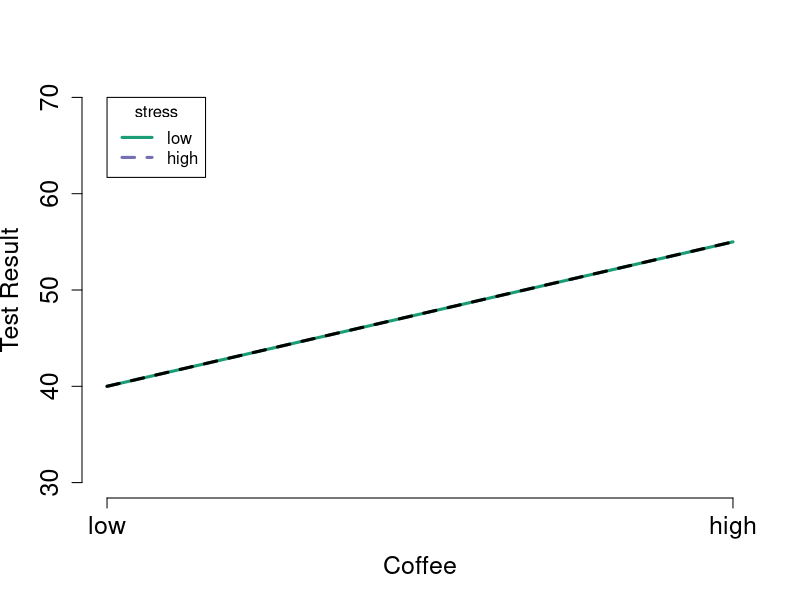
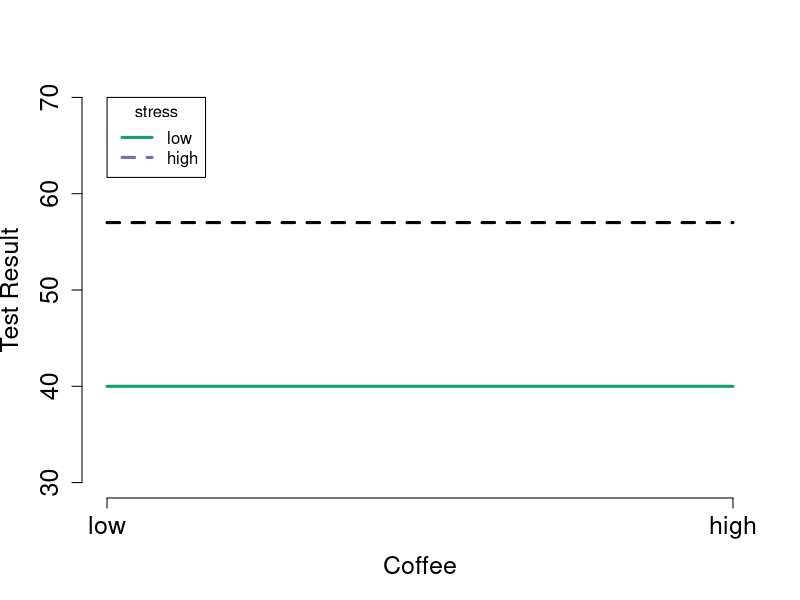
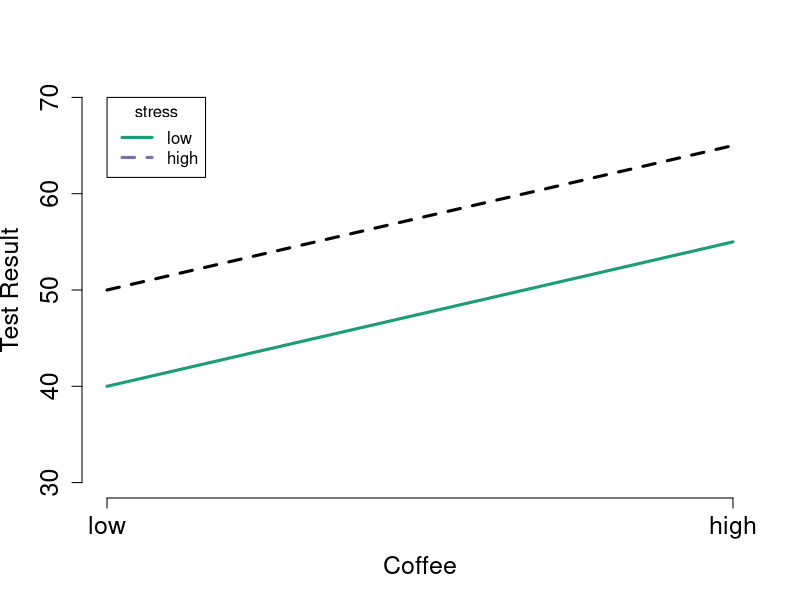
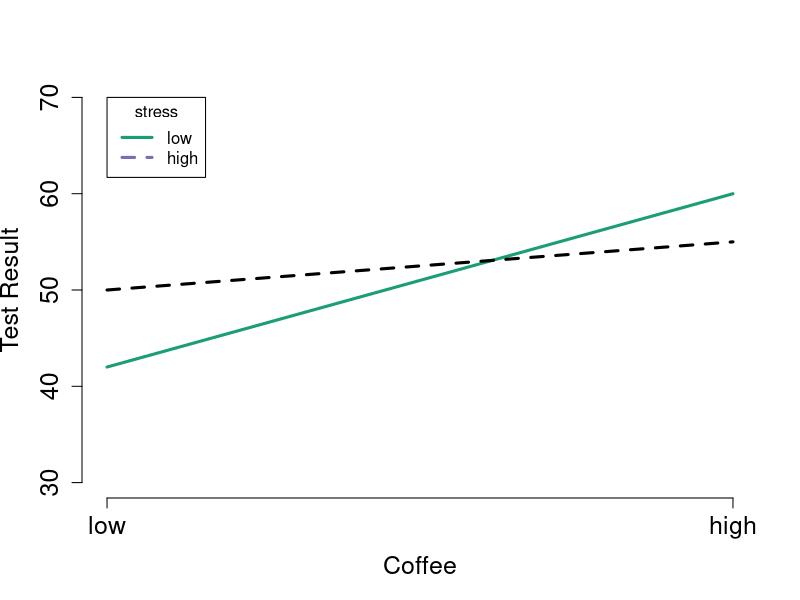
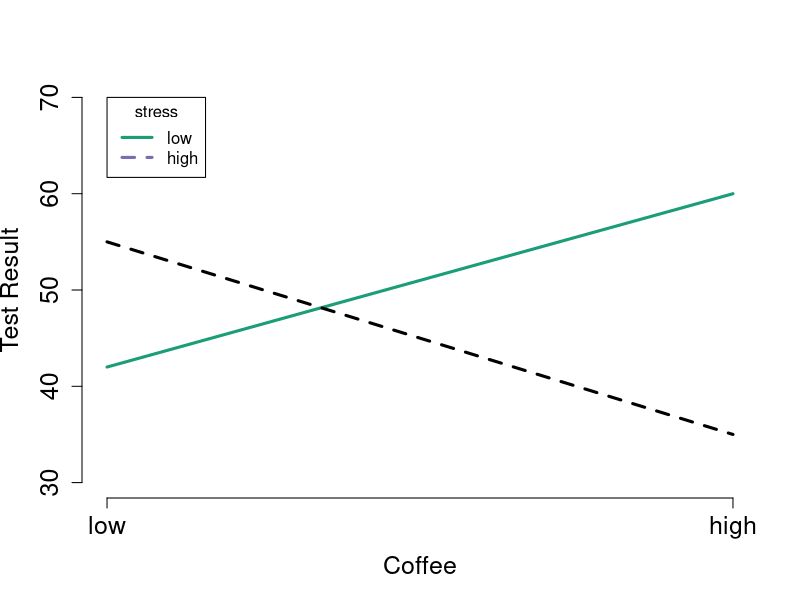
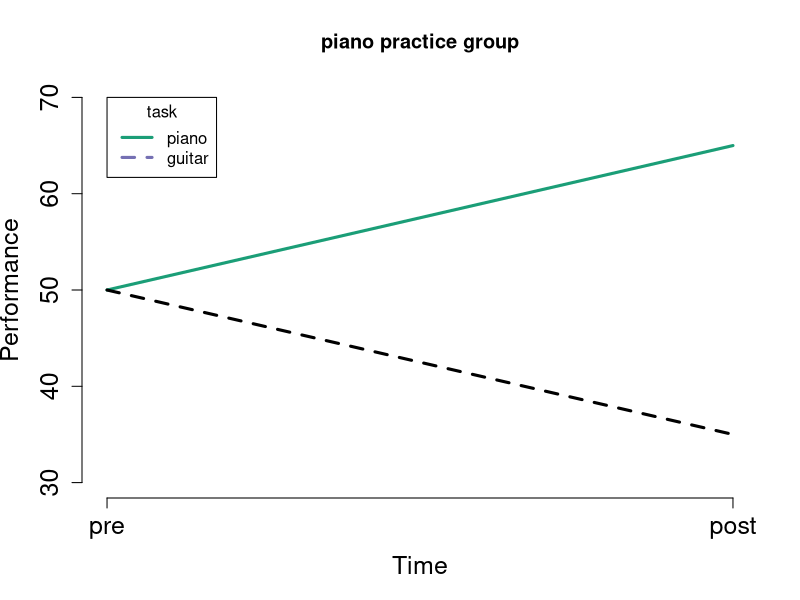
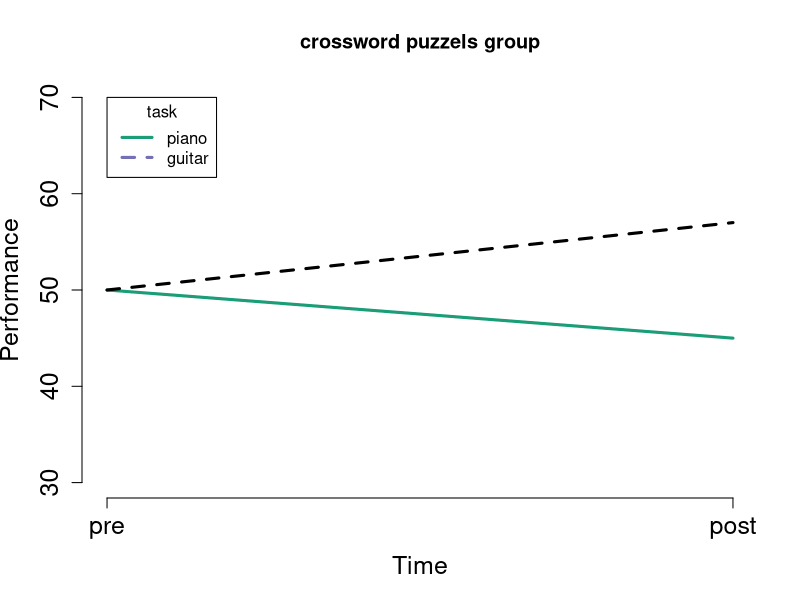

Generate these figures, in order, with R:
## written by K. Garner, 2023
## plot the various ways you can get main effects
library(tidyverse)

#### coffee + stress experiment 
x <- c(1, 2)

plot_me <- function(x, low_stess, hi_stress, title){
  
  stress_cols <- c("#1b9e77", "#7570b3")
  
  plot(x, lo_stress, type="l", lwd=3, xlab="Coffee",
       ylab="Test Result", cex.lab = 1.5,
       col=stress_cols[1], axes=F, ylim=c(30, 70))
  axis(side=1, at=c(1, 2), labels=c("low", "high"), cex.axis=1.5)
  axis(side=2, at=c(30, 40, 50, 60, 70), cex.axis=1.5)
  points(x, hi_stress, type="l", lwd=3, lty=2)
  legend(1, 70, lty=c(1,2), lwd =3, col=stress_cols, legend=c("low", "high"),
         title="stress")
  
  filename <- paste("factorial/", title, ".png")
  dev.copy(png, filename, width = 350, height = 350)
  dev.off()
}

lo_stress <- c(40, 55)
hi_stress <- c(40, 55)
plot_me(x, lo_stress, hi_stress, "ME_coffee")

lo_stress <- c(40, 40)
hi_stress <- c(57, 57)
plot_me(x, lo_stress, hi_stress, "ME_stress")

lo_stress <- c(40, 55)
hi_stress <- c(50, 65)
plot_me(x, lo_stress, hi_stress, "ME_both")

lo_stress <- c(42, 60)
hi_stress <- c(50, 55)
plot_me(x, lo_stress, hi_stress, "interaction")

lo_stress <- c(42, 60)
hi_stress <- c(55, 35)
plot_me(x, lo_stress, hi_stress, "opposites")


### scenario 2 - practice effects 3-way interaction
plot_4_3way <- function(x, fx_a, fx_b, mn, title){
  
  task_cols <- c("#1b9e77", "#7570b3")
  
  plot(x, fx_a, type="l", lwd=3, xlab="Time",
       ylab="Performance", cex.lab = 1.5,
       col=task_cols[1], axes=F, ylim=c(30, 70), main=mn)
  axis(side=1, at=c(1, 2), labels=c("pre", "post"), cex.axis=1.5)
  axis(side=2, at=c(30, 40, 50, 60, 70), cex.axis=1.5)
  points(x, fx_b, type="l", lwd=3, lty=2)
  legend(1, 70, lty=c(1,2), lwd =3, col=task_cols, legend=c("piano", "guitar"),
         title="task")
  
  filename <- paste("factorial/", title, ".png")
  dev.copy(png, filename, width = 350, height = 350)
  dev.off()
}

x <- c(1, 2)
fx_a <-c(50, 65)
fx_b <-c(50, 35)
mn <- "piano practice group"
plot_4_3way(x, fx_a, fx_b, mn, "3way_Pgrp")

fx_a <- c(50, 45)
fx_b <- c(50, 57)
mn <- "crossword puzzels group"
plot_4_3way(x, fx_a, fx_b, mn, "3way_Cgrp")
